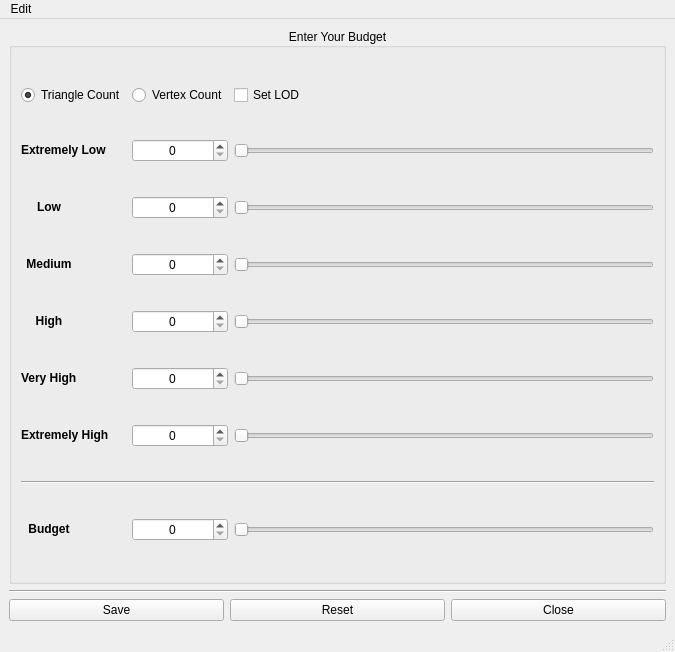
<?xml version="1.0" encoding="UTF-8"?>
<ui version="4.0">
 <class>polyCountBudgetMainWindow</class>
 <widget class="QMainWindow" name="polyCountBudgetMainWindow">
  <property name="geometry">
   <rect>
    <x>0</x>
    <y>0</y>
    <width>675</width>
    <height>652</height>
   </rect>
  </property>
  <property name="windowTitle">
   <string>Poly Count Budget</string>
  </property>
  <property name="inputMethodHints">
   <set>Qt::ImhUppercaseOnly</set>
  </property>
  <widget class="QWidget" name="centralwidget">
   <layout class="QGridLayout" name="gridLayout_2">
    <item row="0" column="0">
     <widget class="QGroupBox" name="budgetGroupBox">
      <property name="title">
       <string>Enter Your Budget</string>
      </property>
      <property name="alignment">
       <set>Qt::AlignCenter</set>
      </property>
      <layout class="QGridLayout" name="gridLayout">
       <item row="0" column="0" colspan="2">
        <widget class="QRadioButton" name="trisRadioButton">
         <property name="text">
          <string>Triangle Count</string>
         </property>
         <property name="checked">
          <bool>true</bool>
         </property>
        </widget>
       </item>
       <item row="0" column="2">
        <widget class="QRadioButton" name="vertsRadioButton">
         <property name="text">
          <string>Vertex Count</string>
         </property>
        </widget>
       </item>
       <item row="0" column="3">
        <widget class="QCheckBox" name="lodCheckBox">
         <property name="text">
          <string>Set LOD</string>
         </property>
        </widget>
       </item>
       <item row="1" column="0" colspan="2">
        <widget class="QLabel" name="extremelyLowLabel">
         <property name="text">
          <string>&lt;html&gt;&lt;head/&gt;&lt;body&gt;&lt;p&gt;&lt;span style=&quot; font-weight:600;&quot;&gt;Extremely Low&lt;/span&gt;&lt;/p&gt;&lt;/body&gt;&lt;/html&gt;</string>
         </property>
         <property name="textFormat">
          <enum>Qt::RichText</enum>
         </property>
         <property name="alignment">
          <set>Qt::AlignLeading|Qt::AlignLeft|Qt::AlignVCenter</set>
         </property>
        </widget>
       </item>
       <item row="1" column="2">
        <widget class="QSpinBox" name="extremelyLowSpinBox">
         <property name="alignment">
          <set>Qt::AlignCenter</set>
         </property>
         <property name="maximum">
          <number>100000</number>
         </property>
        </widget>
       </item>
       <item row="1" column="3">
        <widget class="QSlider" name="extremleyLowSlider">
         <property name="maximum">
          <number>100000</number>
         </property>
         <property name="orientation">
          <enum>Qt::Horizontal</enum>
         </property>
         <property name="tickPosition">
          <enum>QSlider::NoTicks</enum>
         </property>
        </widget>
       </item>
       <item row="2" column="0">
        <widget class="QLabel" name="lowLabel">
         <property name="text">
          <string>&lt;html&gt;&lt;head/&gt;&lt;body&gt;&lt;p&gt;&lt;span style=&quot; font-weight:600;&quot;&gt;Low&lt;/span&gt;&lt;/p&gt;&lt;/body&gt;&lt;/html&gt;</string>
         </property>
         <property name="textFormat">
          <enum>Qt::RichText</enum>
         </property>
         <property name="alignment">
          <set>Qt::AlignCenter</set>
         </property>
        </widget>
       </item>
       <item row="2" column="2">
        <widget class="QSpinBox" name="lowSpinBox">
         <property name="alignment">
          <set>Qt::AlignCenter</set>
         </property>
         <property name="maximum">
          <number>100000</number>
         </property>
        </widget>
       </item>
       <item row="2" column="3">
        <widget class="QSlider" name="lowSlider">
         <property name="maximum">
          <number>100000</number>
         </property>
         <property name="orientation">
          <enum>Qt::Horizontal</enum>
         </property>
        </widget>
       </item>
       <item row="3" column="0">
        <widget class="QLabel" name="mediumLabel">
         <property name="text">
          <string>&lt;html&gt;&lt;head/&gt;&lt;body&gt;&lt;p&gt;&lt;span style=&quot; font-weight:600;&quot;&gt;Medium&lt;/span&gt;&lt;/p&gt;&lt;/body&gt;&lt;/html&gt;</string>
         </property>
         <property name="textFormat">
          <enum>Qt::RichText</enum>
         </property>
         <property name="alignment">
          <set>Qt::AlignCenter</set>
         </property>
        </widget>
       </item>
       <item row="3" column="2">
        <widget class="QSpinBox" name="mediumSpinBox">
         <property name="alignment">
          <set>Qt::AlignCenter</set>
         </property>
         <property name="maximum">
          <number>100000</number>
         </property>
        </widget>
       </item>
       <item row="3" column="3">
        <widget class="QSlider" name="mediumSlider">
         <property name="maximum">
          <number>100000</number>
         </property>
         <property name="orientation">
          <enum>Qt::Horizontal</enum>
         </property>
        </widget>
       </item>
       <item row="4" column="0">
        <widget class="QLabel" name="highLabel">
         <property name="text">
          <string>&lt;html&gt;&lt;head/&gt;&lt;body&gt;&lt;p&gt;&lt;span style=&quot; font-weight:600;&quot;&gt;High&lt;/span&gt;&lt;/p&gt;&lt;/body&gt;&lt;/html&gt;</string>
         </property>
         <property name="textFormat">
          <enum>Qt::RichText</enum>
         </property>
         <property name="alignment">
          <set>Qt::AlignCenter</set>
         </property>
        </widget>
       </item>
       <item row="4" column="2">
        <widget class="QSpinBox" name="highSpinBox">
         <property name="alignment">
          <set>Qt::AlignCenter</set>
         </property>
         <property name="maximum">
          <number>100000</number>
         </property>
        </widget>
       </item>
       <item row="4" column="3">
        <widget class="QSlider" name="highSlider">
         <property name="maximum">
          <number>100000</number>
         </property>
         <property name="orientation">
          <enum>Qt::Horizontal</enum>
         </property>
        </widget>
       </item>
       <item row="5" column="0">
        <widget class="QLabel" name="veryHighLabel">
         <property name="text">
          <string>&lt;html&gt;&lt;head/&gt;&lt;body&gt;&lt;p&gt;&lt;span style=&quot; font-weight:600;&quot;&gt;Very High&lt;/span&gt;&lt;/p&gt;&lt;/body&gt;&lt;/html&gt;</string>
         </property>
         <property name="textFormat">
          <enum>Qt::RichText</enum>
         </property>
         <property name="alignment">
          <set>Qt::AlignLeading|Qt::AlignLeft|Qt::AlignVCenter</set>
         </property>
        </widget>
       </item>
       <item row="5" column="2">
        <widget class="QSpinBox" name="veryHighSpinBox">
         <property name="alignment">
          <set>Qt::AlignCenter</set>
         </property>
         <property name="maximum">
          <number>100000</number>
         </property>
        </widget>
       </item>
       <item row="5" column="3">
        <widget class="QSlider" name="veryHighSlider">
         <property name="maximum">
          <number>100000</number>
         </property>
         <property name="orientation">
          <enum>Qt::Horizontal</enum>
         </property>
        </widget>
       </item>
       <item row="6" column="0" colspan="2">
        <widget class="QLabel" name="extremelyHighLabel">
         <property name="text">
          <string>&lt;html&gt;&lt;head/&gt;&lt;body&gt;&lt;p&gt;&lt;span style=&quot; font-weight:600;&quot;&gt;Extremely High&lt;/span&gt;&lt;/p&gt;&lt;/body&gt;&lt;/html&gt;</string>
         </property>
         <property name="textFormat">
          <enum>Qt::RichText</enum>
         </property>
         <property name="alignment">
          <set>Qt::AlignLeading|Qt::AlignLeft|Qt::AlignVCenter</set>
         </property>
        </widget>
       </item>
       <item row="6" column="2">
        <widget class="QSpinBox" name="extremelyHighSpinBox">
         <property name="alignment">
          <set>Qt::AlignCenter</set>
         </property>
         <property name="maximum">
          <number>100000</number>
         </property>
        </widget>
       </item>
       <item row="6" column="3">
        <widget class="QSlider" name="extremelyHighSlider">
         <property name="maximum">
          <number>100000</number>
         </property>
         <property name="orientation">
          <enum>Qt::Horizontal</enum>
         </property>
        </widget>
       </item>
       <item row="7" column="0" colspan="4">
        <widget class="Line" name="line">
         <property name="orientation">
          <enum>Qt::Horizontal</enum>
         </property>
        </widget>
       </item>
       <item row="8" column="0">
        <widget class="QLabel" name="label">
         <property name="text">
          <string>&lt;html&gt;&lt;head/&gt;&lt;body&gt;&lt;p&gt;&lt;span style=&quot; font-weight:600;&quot;&gt;Budget&lt;/span&gt;&lt;/p&gt;&lt;/body&gt;&lt;/html&gt;</string>
         </property>
         <property name="textFormat">
          <enum>Qt::RichText</enum>
         </property>
         <property name="alignment">
          <set>Qt::AlignCenter</set>
         </property>
        </widget>
       </item>
       <item row="8" column="3">
        <widget class="QSlider" name="budgetSlider">
         <property name="maximum">
          <number>100000</number>
         </property>
         <property name="orientation">
          <enum>Qt::Horizontal</enum>
         </property>
        </widget>
       </item>
       <item row="8" column="2">
        <widget class="QSpinBox" name="budgetSpinBox">
         <property name="alignment">
          <set>Qt::AlignCenter</set>
         </property>
         <property name="maximum">
          <number>100000</number>
         </property>
        </widget>
       </item>
      </layout>
     </widget>
    </item>
    <item row="1" column="0">
     <widget class="Line" name="line_2">
      <property name="orientation">
       <enum>Qt::Horizontal</enum>
      </property>
     </widget>
    </item>
    <item row="2" column="0">
     <layout class="QHBoxLayout" name="horizontalLayout">
      <item>
       <widget class="QPushButton" name="saveButton">
        <property name="text">
         <string>Save</string>
        </property>
       </widget>
      </item>
      <item>
       <widget class="QPushButton" name="resetButton">
        <property name="text">
         <string>Reset</string>
        </property>
       </widget>
      </item>
      <item>
       <widget class="QPushButton" name="closeButton">
        <property name="text">
         <string>Close</string>
        </property>
       </widget>
      </item>
     </layout>
    </item>
   </layout>
  </widget>
  <widget class="QMenuBar" name="menubar">
   <property name="geometry">
    <rect>
     <x>0</x>
     <y>0</y>
     <width>675</width>
     <height>21</height>
    </rect>
   </property>
   <widget class="QMenu" name="menuReset">
    <property name="title">
     <string>Edit</string>
    </property>
    <addaction name="resetAction"/>
    <addaction name="auditAction"/>
   </widget>
   <addaction name="menuReset"/>
  </widget>
  <widget class="QStatusBar" name="statusbar"/>
  <action name="resetAction">
   <property name="text">
    <string>Reset</string>
   </property>
  </action>
  <action name="auditAction">
   <property name="text">
    <string>Audit your asset</string>
   </property>
  </action>
 </widget>
 <resources/>
 <connections/>
</ui>
